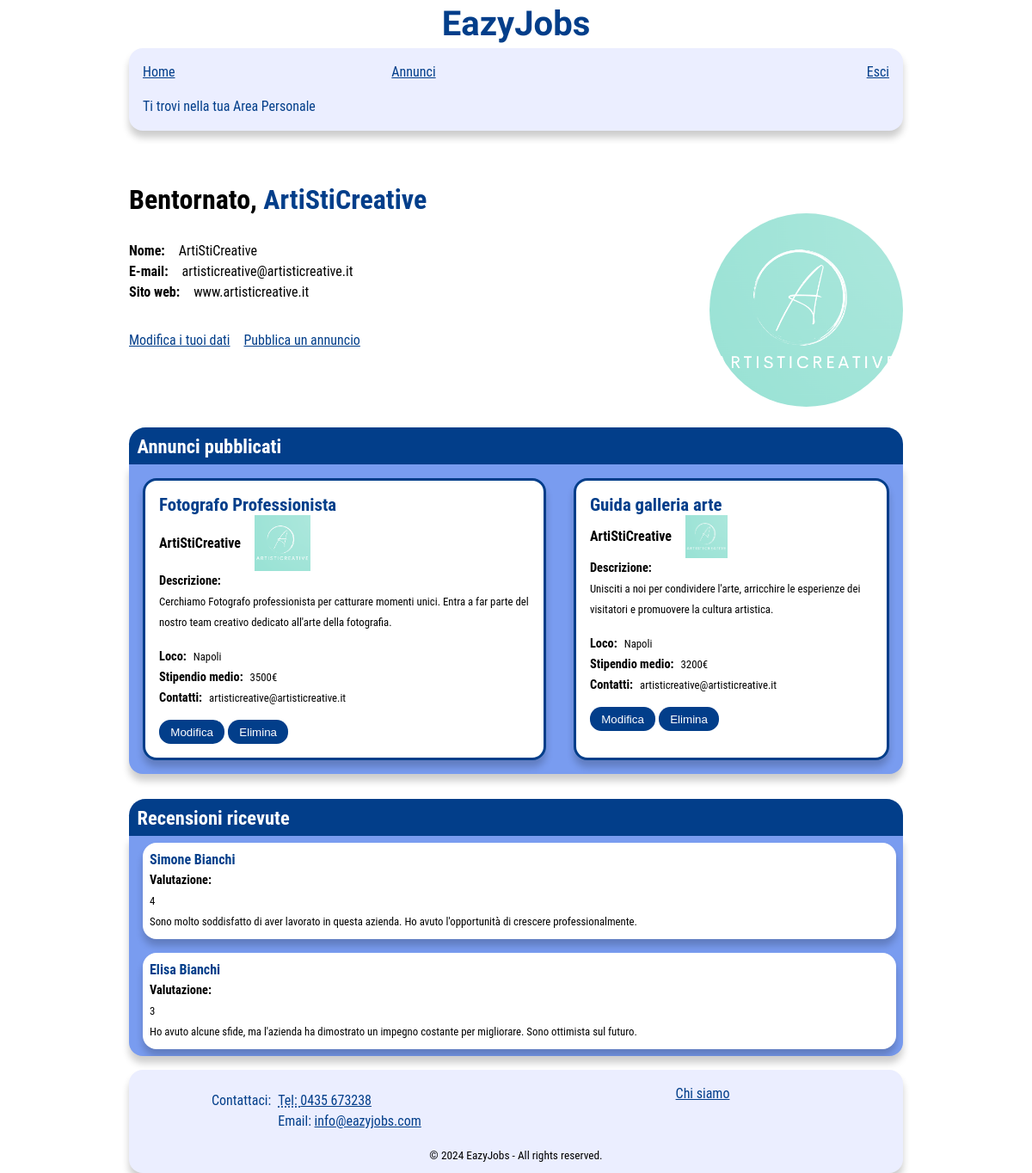
Screenshot of /EazyJobs/Admin.php (signed in) with the database file from the repository.
### tables this page shows
CREATE TABLE IF NOT EXISTS aziende
(
    id int NOT NULL AUTO_INCREMENT,
    email character varying(60) NOT NULL,
    password character varying(100) NOT NULL,
	nome character varying(60) NOT NULL,
	sito character varying(50) NOT NULL,
	fondazione integer NOT NULL,
	dipendenti integer NOT NULL,
	fatturato integer NOT NULL,
	sede character varying(60) NOT NULL,
	settore character varying(60) NOT NULL,
	`desc` character varying (500) NOT NULL,
    logo_path character varying(90),
    PRIMARY KEY (id)
);

CREATE TABLE IF NOT EXISTS annunci
(
    id int NOT NULL AUTO_INCREMENT,
    titolo character varying(60) NOT NULL,
	locazione character varying(60) NOT NULL,
	data_pub datetime NOT NULL,
	settore character varying(60) NOT NULL,
	remoto boolean NOT NULL,
    presenza boolean NOT NULL,
	contratto character varying(60) NOT NULL,
    `desc_breve` character varying(200) NOT NULL,
	`desc_completa` character varying(500) NOT NULL,
    livello_istruzione character varying(90) NOT NULL,
	esperienza integer NOT NULL,
    stipendio decimal NOT NULL,
    azienda_id int NOT NULL,
    PRIMARY KEY (id),
	FOREIGN KEY (azienda_id)
    REFERENCES aziende (id)
    ON UPDATE CASCADE
    ON DELETE CASCADE
);

CREATE TABLE IF NOT EXISTS valutazioni
(
    utenti_id int NOT NULL,
    aziende_id int NOT NULL,
    commento character varying(300),
    voto integer NOT NULL CHECK (voto > 0 AND voto <=5),
    PRIMARY KEY (aziende_id, utenti_id),
	FOREIGN KEY (utenti_id)
    REFERENCES utenti (id)
    ON UPDATE CASCADE
    ON DELETE CASCADE,
	FOREIGN KEY(aziende_id)
    REFERENCES aziende(id)
    ON UPDATE CASCADE
    ON DELETE CASCADE
);

CREATE TABLE IF NOT EXISTS utenti
(
    id int NOT NULL AUTO_INCREMENT,
    email character varying(60) NOT NULL,
    password character varying(60) NOT NULL,
	nome character varying(60) NOT NULL,
    cv_path character varying(90),
    PRIMARY KEY (id)
);

### EazyJobs/models/azienda.php (called while the page is built, shortened)
<?php
  class Azienda {
    private $conn;
    private $table = 'aziende';
    public function __construct($db) {
      $this->conn = $db;
    }
    public function getById($aziendaId) {
      $query = 'SELECT * FROM ' . $this->table . ' WHERE id = :aziendaId';
      $stmt = $this->conn->prepare($query);
      $stmt->bindParam(':aziendaId', $aziendaId);
      $stmt->execute();
      return $stmt;
    }
}

### EazyJobs/models/annuncio.php (called while the page is built, shortened)
<?php
class Annuncio
{
  private $conn;
  public function __construct($db)
  {
    $this->conn = $db;
  }
  public function getAllbyId($aziendaId)
  {
    $query = 'SELECT
      annunci.id AS annuncio_id,
      annunci.*, aziende.*
      FROM annunci
      INNER JOIN aziende ON annunci.azienda_id = aziende.id
      WHERE annunci.azienda_id = :aziendaId
      ORDER BY annunci.id DESC
      ';
    $stmt = $this->conn->prepare($query);
    $stmt->bindParam(':aziendaId', $aziendaId);
    $stmt->execute();
    return $stmt;
  }
}

### EazyJobs/models/valutazione.php (called while the page is built, shortened)
<?php
  class Valutazione {
    private $conn;
    public function __construct($db) {
      $this->conn = $db;
    }
    public function getAll_byAziendaId($aziendaId) {
        $query = 'SELECT valutazioni.*, utenti.nome AS nome
        FROM valutazioni
        INNER JOIN utenti ON valutazioni.utenti_id = utenti.id
        WHERE valutazioni.aziende_id = :aziendaId';
        $stmt = $this->conn->prepare($query);
        $stmt->bindParam(':aziendaId', $aziendaId);
        $stmt->execute();
        return $stmt;
      }
}

### EazyJobs/Admin.php (the view, shortened to what this page needs)
<?php
  if (isset($_SESSION['admin_id'])) {
      include_once './models/azienda.php';
      include_once './models/valutazione.php';
      include_once './models/annuncio.php';
      $database = new Database();
      $db = $database->connect();
      $azienda = new Azienda($db);
      $aziendaId = $_SESSION['admin_id'];
      $result = $azienda->getById($aziendaId);
      $num = $result->rowCount();
      if($num > 0) {
      $aziendaName = "";
      $str_azienda = "";
      $str_logo = "";
      while ($row = $result->fetch(PDO::FETCH_ASSOC)) {
          extract($row);
          $aziendaName = $nome;
          $str_azienda .= '
                <dt>Nome: </dt>
                <dd>' . $nome . '</dd>
                <dt><span lang="en">E-mail</span>:</dt>
                <dd>' . $email . '</dd>
                <dt>Sito <span lang="en">web</span>:</dt>
                <dd>' . $sito . '</dd>';
          $str_logo = "<img id='foto-profilo' src='./assets/logos/" . $aziendaId . "_logo.png' alt='Logo azienda " . $nome ."'>";
        }
      }
      $annuncio = new Annuncio($db);
      $result = $annuncio->getAllbyId($aziendaId);
      $num = $result->rowCount();
      $str_annunci = "";
      if($num > 0) {
        while ($row = $result->fetch(PDO::FETCH_ASSOC)) {
            extract($row);
            $str_annunci .=
                "<li id='annuncio-" . $annuncio_id . "'>\n" .
                "<h3>" . $titolo . "</h3>\n" .
                "<div class='header-annunci'>\n" .
                "<h4>" . $nome . "</h4>\n" .
                "<img src='./assets/logos/". $azienda_id ."_logo.png' alt='Logo azienda " . $nome ."'>" .
                "</div>\n" .
                "<h5>Descrizione:</h5>\n" .
                "<p>" . $desc_breve . "</p>\n" .
                "<ul class='job-info'>\n" .
                "<li><h5>Loco:</h5><p>" . $locazione . "</p></li>\n" .
                "<li><h5>Stipendio medio:</h5><p>" . $stipendio . "€</p></li>\n" .
                "<li><h5>Contatti:</h5><p>" . $email . "</p></li>\n" .
                "</ul>\n" .
                "<button class='bottone-modifica' aria-label=\"Modifica l'annuncio " . $titolo . "\" data-id='" . $annuncio_id . "'>Modifica</button>\n" .
                "<button class='bottone-elimina' aria-label=\"Elimina l'annuncio " . $titolo . "\" data-id='" . $annuncio_id . "'>Elimina</button>\n" .
                "</li>\n";
        }
      } else {
            $str_annunci = '<li class="nessun-trovato">(!) Nessun annuncio trovato</li>';
      }
      $valutazione = new Valutazione($db);
      $result = $valutazione->getAll_byAziendaId($aziendaId);
      $num = $result->rowCount();
      if($num > 0) {
        $str_valutazioni = "";
        while ($row = $result->fetch(PDO::FETCH_ASSOC)) {
            extract($row);
            $str_valutazioni .=
                "<li>\n" .
                "<h3>" . $nome . "</h3>\n" .
                "<div class='valutazione'>\n" .
                "<h4>Valutazione:</h4><p>" . $voto . "</p>\n" .
                "</div>\n" .
                "<p>" . $commento . "</p>\n" .
                "</li>\n";
        }
      } else {
            $str_valutazioni = '<li class="nessun-trovato">(!) Nessuna recensione trovata</li>';
      }
  $nomefile = "./templates/Admin.html";
  $contenuto = file_get_contents($nomefile);
  $contenuto = str_replace("nome-placeholder", strval($aziendaName), $contenuto);
  $contenuto = str_replace("", $str_logo, $contenuto);
  $contenuto = str_replace("", $str_azienda, $contenuto);
  $contenuto = str_replace("", $str_annunci, $contenuto);
  $contenuto = str_replace("", $str_valutazioni, $contenuto);
  echo $contenuto;
}
?>

### EazyJobs/style_mini.css (style rules this page uses)
main { width: 90%; margin-top: 0; }
header { display: flex; flex-direction: row; align-items: center; overflow: visible; justify-content: space-between; background-color: var(--headerBgColor); width: 100%; max-height: 20vh; margin-bottom: 0; }
header .header-logo h1 { font-size: 2em; }
#navigazione { border-radius: 0; box-shadow: none; max-width: 100%; padding: 0; }
#menu, #menu.showing { max-height: 80vh; transition: max-height 0.25s linear; overflow: hidden; }
#menu.hiding { max-height: 0vh; transition: none; }
#menu ul { flex-direction: column; }
#menu ul li:nth-child(3) { display: none; }
#menu ul li { border-top: 2px solid var(--headerBgColor); text-align: center; font-size: 2em; height: 2em; line-height: 2em; }
#menu ul li a { display: block; background-color: var(--headerTxtColor); color: var(--headerBgColor); border-radius: 0.4em; height: inherit; }
footer { display: none; }
.header-annunci { display: flex; flex-direction: row; align-items: start; text-wrap: nowrap; overflow: hidden; }
.header-annunci h4, .header-annunci img { margin: 0; }
ul.job-info { list-style-type: none; margin-top: 1em; }
ul.job-info li { display: flex; gap: 0.5em; border: none; box-shadow: none; padding: 0; margin: 0; }
#admin-main { width: 90%; }
#dati-admin { margin-left: 1em; }
#admin-listaAnnunci .header-annunci { align-items: start; gap: 0em; }
#admin-main .header-annunci h4, #admin-main .header-annunci img { margin: 0; }
#admin-main section > div { min-height: 44px; padding: 0 0.5em; border-radius: 1em 1em 0 0; }
#admin-main section div.showing { border-radius: 1em 1em 0 0; }
#admin-main section > div > h3 { float: left; margin: 0.4em 0 0.4em; }
#admin-main section > ul, #admin-main section ul.showing { height: fit-content; }
#admin-listaAnnunci { width: 100%; display: flex; flex-direction: column; overflow-y: auto; max-height: 50vh; list-style-type: none; }
footer { border-radius: 0; box-shadow: none; max-width: 100%; }
footer nav { display: none; }

### EazyJobs/print.css (style rules this page uses)
* { margin: 0; padding: 0; }
html { font-family: 'Times New Roman', Times, serif; font-size: 12pt; margin: auto; }
body { width: 100%; margin: 0 auto; padding: 0; background-color: #FFFFFF; }
header h1 { font-size: 25pt; font-family: 'Climate Crisis', sans-serif; font-family: 'Syncopate', sans-serif; text-align: center; margin-top: 2pt; }
#menu, #footer { display: none; }
#navigazione { border-radius: 0; box-shadow: none; }
#breadcrumb { padding: 0.5em 0 0.5em 0; margin-top: 0.5em; border-top: 1pt solid #000; border-bottom: 1pt solid #000; font-weight: bold; }
main { margin-left: 0em; width: 100%; padding: 0.3em 0em 0.5em 0em; box-shadow: none; }
a { text-decoration: none; color: #000000; }
input[type="submit"], button { display: none; }
.header-annunci img, .header-aziende img { width: 3cm; }
#admin-links { display: none; }
#user-main > section > ul > li, #admin-main > section > ul > li { margin-top: 5pt; padding: 5pt; border: 1pt solid #000; border-radius: 5pt; }
#user-listaAnnunci li img, #admin-listaAnnunci li img { width: 3cm; }
#user-recensioni li .valutazione h4, #admin-recensioni li .valutazione h4 { font-size: 11.5pt; float: left; clear: none; margin-right: 5pt; }
#user-recensioni li > p, #admin-recensioni li > p { margin-top: 4pt; }
footer { text-align: center; font-size: 10pt; font-style: italic; padding: 1.3em 0 0.5em; border-top: 1pt solid #000; border-radius: 0; box-shadow: none; }

### rows the page displays
aziende: nome "EazyJobs Home Annunci Esci Ti trovi nella tua Area Personale Bentornato, ArtiStiCreative Modifica i tuoi dati Pubblica un annuncio Annunci pubblicati Recensioni ricevute Contattaci: Tel: 0435 673238 Email: info@eazyjobs.com Chi siamo © 2024 EazyJobs - All rights reserved.", nome "ArtiStiCreative", email "artisticreative@artisticreative.it", sito "www.artisticreative.it"
annunci: titolo "Fotografo Professionista", azienda.nome "ArtiStiCreative", desc_breve "Cerchiamo Fotografo professionista per catturare momenti unici. Entra a far parte del nostro team creativo dedicato all'arte della fotografia.", locazione "Napoli", stipendio "3500", azienda.email "artisticreative@artisticreative.it"
annunci: titolo "Guida galleria arte", azienda.nome "ArtiStiCreative", desc_breve "Unisciti a noi per condividere l'arte, arricchire le esperienze dei visitatori e promuovere la cultura artistica.", locazione "Napoli", stipendio "3200", azienda.email "artisticreative@artisticreative.it"
valutazioni: utenti.nome "Simone Bianchi", voto "4", commento "Sono molto soddisfatto di aver lavorato in questa azienda. Ho avuto l'opportunità di crescere professionalmente."
valutazioni: utenti.nome "Elisa Bianchi", voto "3", commento "Ho avuto alcune sfide, ma l'azienda ha dimostrato un impegno costante per migliorare. Sono ottimista sul futuro."
